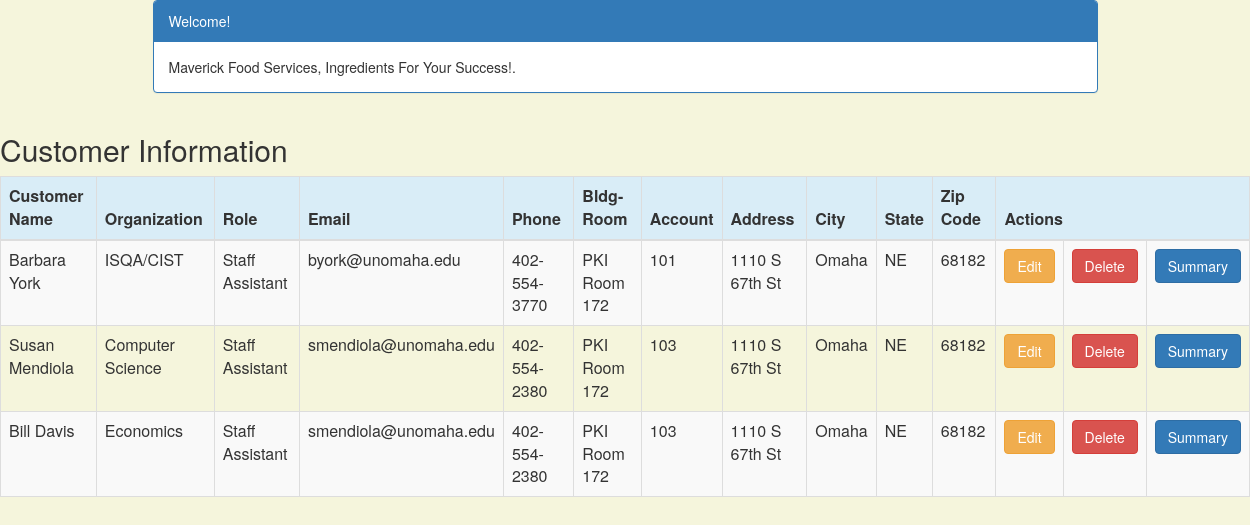
The app's page /customer_list (signed in), older data.
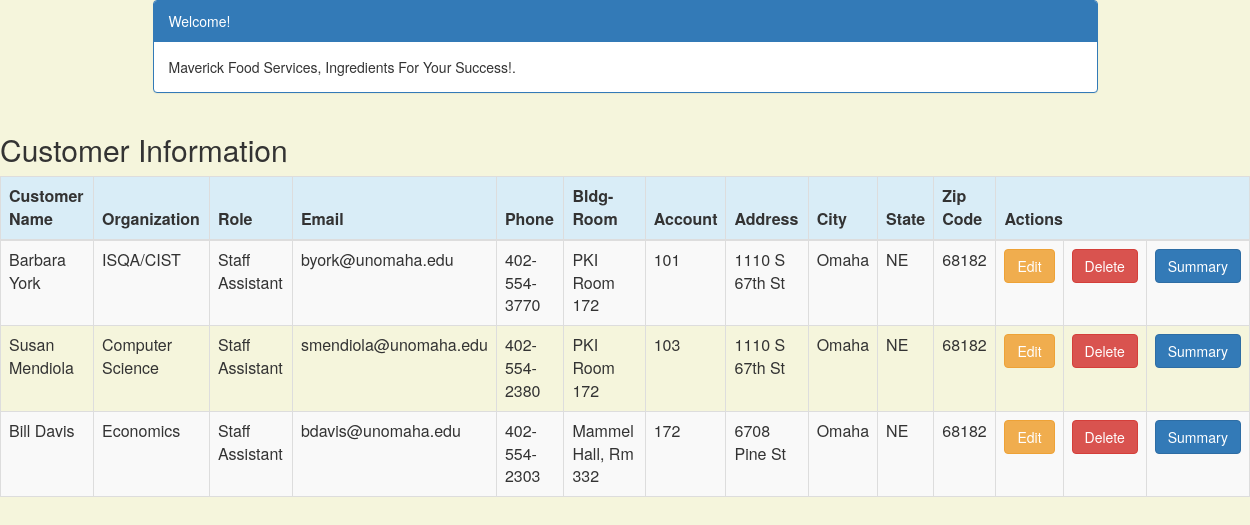
The same page, newer data.
### mfscrm/crm/models.py (models this page shows, shortened)
class Customer(models.Model):
    cust_name = models.CharField(max_length=50)
    organization = models.CharField(max_length=100, blank=True)
    role = models.CharField(max_length=100)
    email = models.EmailField(max_length=100)
    bldgroom = models.CharField(max_length=100)
    address = models.CharField(max_length=200)
    account_number = models.IntegerField(blank=False, null=False)
    city = models.CharField(max_length=50)
    state = models.CharField(max_length=50)
    zipcode = models.CharField(max_length=10)
    phone_number = models.CharField(max_length=50)
    created_date = models.DateTimeField(
        default=timezone.now)
    updated_date = models.DateTimeField(auto_now_add=True)

### mfscrm/crm/views.py (the view)
# urls.py: path('customer_list', views.customer_list, name='customer_list'),
@login_required
def customer_list(request):
    customer = Customer.objects.filter(created_date__lte=timezone.now())
    return render(request, 'crm/customer_list.html',
                 {'customers': customer})

### mfscrm/crm/templates/crm/customer_list.html (shortened to what this page needs)
 {% block content %}
    <html>
    <head>
        <link rel="stylesheet" href="https://maxcdn.bootstrapcdn.com/bootstrap/3.3.4/css/bootstrap.min.css">
    </head>
    <body>
    <div class="container">
        <div class="row">
            <div class="col-md-10 col-md-offset-1">
                <div class="panel panel-primary">
                    <div class="panel-heading">Welcome!</div>
                    <div class="panel-body">
                        Maverick Food Services, Ingredients For Your Success!.
                    </div>
                </div>
            </div>
        </div>
    </div>
    <div class="row">
        <h2 style="padding-left: 15Px">Customer Information</h2>
    </div>
    <div>
        <table class="table table-striped table-bordered table-hover">
            <thead>
            <tr class="bg-info">
                <th>Customer Name</th>
                <th>Organization</th>
                <th>Role</th>
                <th>Email</th>
                <th>Phone</th>
                <th>Bldg-Room</th>
                <th>Account</th>
                <th>Address</th>
                <th>City</th>
                <th>State</th>
                <th>Zip Code</th>
                <th colspan="3">Actions</th>
            </tr>
            </thead>
            <tbody>
            {% for customer in customers %}
                <tr>
                    <td>{{ customer.cust_name }}</td>
                    <td>{{ customer.organization }}</td>
                    <td>{{ customer.role }}</td>
                    <td>{{ customer.email }}</td>
                    <td>{{ customer.phone_number }}</td>
                    <td>{{ customer.bldgroom }}</td>
                    <td>{{ customer.account_number }}</td>
                    <td>{{ customer.address }}</td>
                    <td>{{ customer.city }}</td>
                    <td>{{ customer.state }}</td>
                    <td>{{ customer.zipcode }}</td>
                    <td><a href="{% url 'crm:customer_edit' pk=customer.pk %}" class="btn btn-warning">Edit</a>
                   <td><a href="{% url 'crm:customer_delete' pk=customer.pk %}"
                           onclick="return confirm('Are you sure you want to delete?')"
                           class="btn btn-danger">Delete</a>
                    </td>
                   <td><a href="{% url 'crm:summary' pk=customer.pk %}"
                           class="btn btn-primary">Summary</a>
                </tr>
            {% endfor %}
            </tbody>
        </table>
    </div>
    </body>
    </html>
{% endblock %}

Row changes from the older to the newer data that the page shows:
changed Customer "Bill Davis": email "smendiola@unomaha.edu" → "bdavis@unomaha.edu"; phone_number "402-554-2380" → "402-554-2303"; bldgroom "PKI Room 172" → "Mammel Hall, Rm 332"; account_number "103" → "172"; address "1110 S 67th St" → "6708 Pine St"
